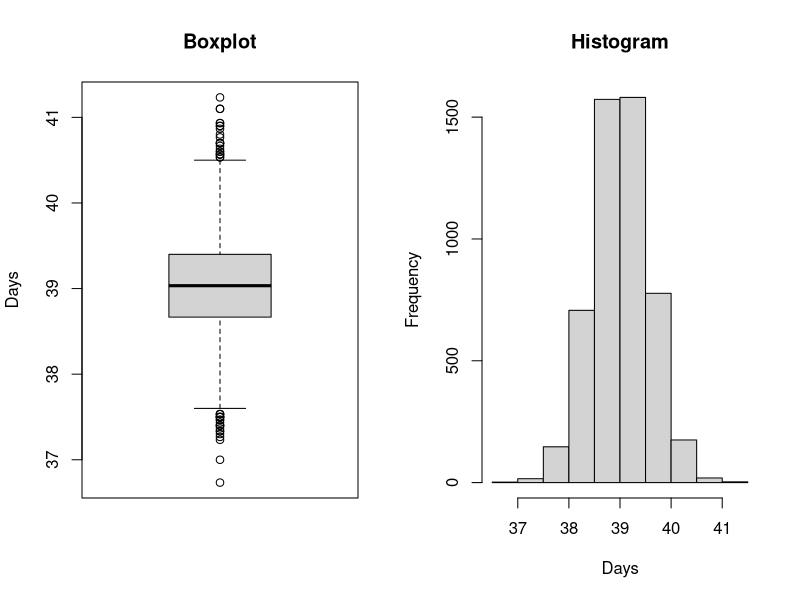

Write R code to recreate this figure.
#Bootstrapping in R
#Load the full sample of the 30 payments

pdelays <- c(37, 43, 38, 44, 39, 35, 43, 41, 42, 38, 36, 34, 37, 42, 36, 38, 41, 39, 39, 37, 34,
             34, 41, 41, 40, 38, 38, 46, 38, 42)
##Sample() to create a single bootstrap sample
bootx <- sample(pdelays, size =30, replace = TRUE)

#To create many bootstrap samples we put the code in a loop

#Set up a matrix to store 5000 bootstrap samples in rows.
all_bootsx <- matrix(NA, nrow = 5000, ncol = 30)
for(i in 1:5000){
  #draw a single bootsrap ample
  boot <- sample(pdelays, size = 30, replace = TRUE)
  #store that bootstap in row i
  all_bootsx[i,] <- boot
}

#extract bootstrap means using apply()
bs_means <- apply(all_bootsx, MARGIN = 1, FUN = mean)

op <- par(mfrow = c(1, 2))

boxplot(bs_means, ylab="Days", main="Boxplot")
hist(bs_means, breaks = 10, xlab="Days", main="Histogram")


#few summary statistics
mean(bs_means)
sd(bs_means)
min(bs_means)
max(bs_means)
